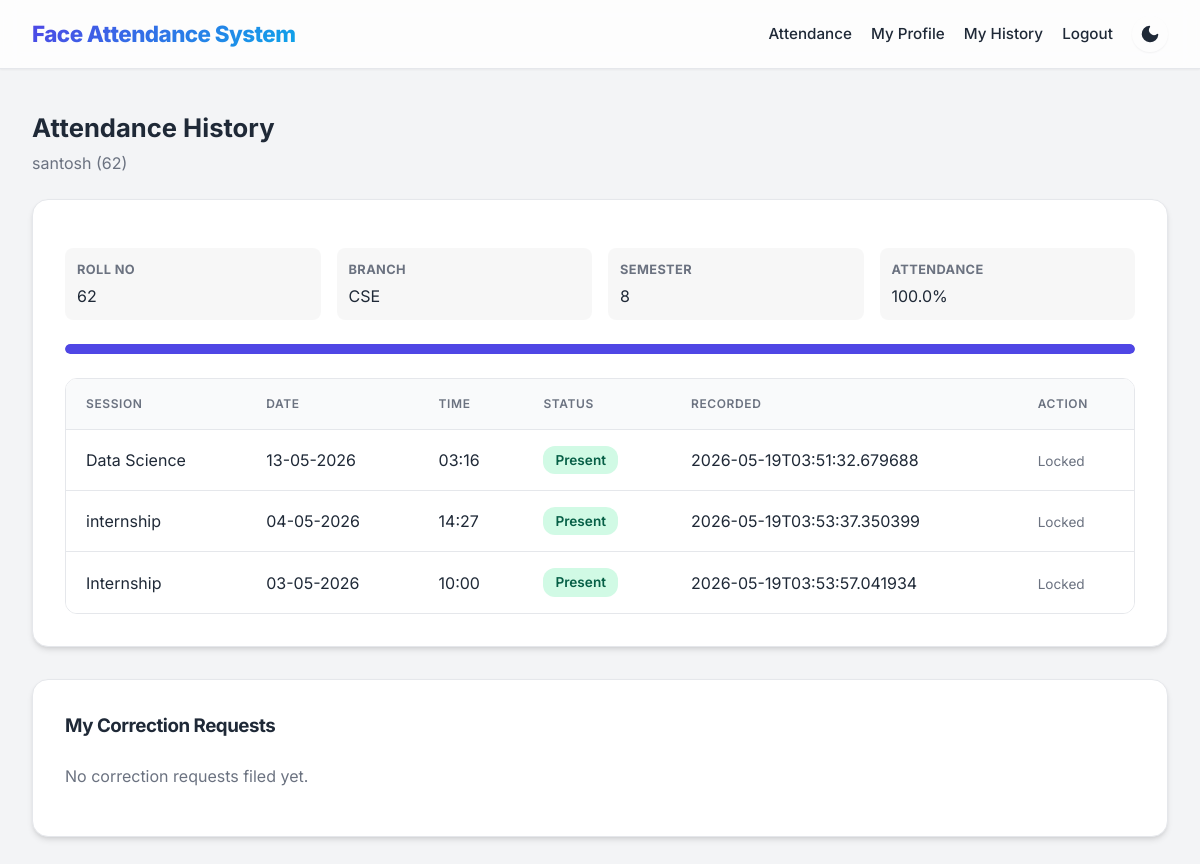
/student/history (signed in), run on the app's committed database.
### tables this page shows
CREATE TABLE students(
        id INTEGER PRIMARY KEY,
        name TEXT,
        roll_no TEXT,
        branch TEXT,
        semester TEXT,
        photo_count INTEGER DEFAULT 0
    , password TEXT, attendance_security_failures INTEGER DEFAULT '0', attendance_locked_until TEXT);

CREATE TABLE attendance(
        id INTEGER PRIMARY KEY,
        student_id INTEGER,
        session_id INTEGER,
        status TEXT,
        timestamp TEXT,
        note TEXT,
        FOREIGN KEY(student_id) REFERENCES students(id),
        FOREIGN KEY(session_id) REFERENCES sessions(id)
    );

### app.py (the view)
@app.route('/student/history')
def student_history():
    student_id = session.get('student_id')
    if not student_id:
        return redirect(url_for('student_login'))
    student = query_db('SELECT * FROM students WHERE id=?', (student_id,), one=True)
    if not student:
        flash('Student record not found', 'error')
        return redirect(url_for('home'))
    attendance = query_db('''
        SELECT ses.id as session_id, ses.title, ses.date, ses.time, ses.end_date,
               a.status, a.timestamp
        FROM sessions ses
        LEFT JOIN attendance a ON a.session_id = ses.id AND a.student_id = ?
        ORDER BY ses.id DESC
    ''', (student_id,))
    total = len(attendance)
    counted_present = len([r for r in attendance if r['status'] and _attendance_counts_as_present(r['status'])])
    percentage = round((counted_present / total * 100) if total > 0 else 0, 1)
    pending_session_ids = {
        r['session_id'] for r in
        query_db("SELECT session_id FROM attendance_correction_requests WHERE student_id=? AND status='pending'", (student_id,))
    }
    locked_session_ids = {r['session_id'] for r in attendance if _is_session_edit_locked(r)}
    correction_requests = query_db('''
        SELECT cr.*, ses.title as session_title, ses.date as session_date
        FROM attendance_correction_requests cr
        LEFT JOIN sessions ses ON cr.session_id = ses.id
        WHERE cr.student_id=?
        ORDER BY cr.created_at DESC
    ''', (student_id,))
    return render_template('student_history.html', student=student, attendance=attendance, percentage=percentage,
                            pending_session_ids=pending_session_ids, locked_session_ids=locked_session_ids,
                            correction_requests=correction_requests, low_attendance_threshold=cfg.LOW_ATTENDANCE_THRESHOLD_PERCENT)

### app.py (called while the page is built)
@app.before_request
def _assign_request_id():
    inbound = request.headers.get(_REQUEST_ID_HEADER)
    if inbound and 0 < len(inbound) <= _MAX_INBOUND_REQUEST_ID_LEN:
        g.request_id = inbound
    else:
        g.request_id = uuid.uuid4().hex
    g.request_start_time = time.monotonic()

def get_db_connection():
    conn = sqlite3.connect(DATABASE_PATH)
    conn.row_factory = sqlite3.Row
    return conn

def query_db(query, args=(), one=False):
    conn = get_db_connection()
    cursor = conn.execute(query, args)
    rows = cursor.fetchall()
    conn.close()
    return rows[0] if one and rows else rows

def _record_request_metric(endpoint, method, status_code, duration_ms):
    status_class = f'{status_code // 100}xx'
    with _METRICS_LOCK:
        _metrics_http_requests_total[(endpoint or 'unknown', method, status_class)] += 1
        if duration_ms is not None:
            _metrics_http_request_duration_sum[endpoint or 'unknown'] += duration_ms / 1000.0
            _metrics_http_request_duration_count[endpoint or 'unknown'] += 1

def _attendance_counts_as_present(status):
    return status == 'Present' or (status == 'Late' and cfg.LATE_COUNTS_AS_PRESENT)

def _is_session_edit_locked(session_row):
    if not cfg.ATTENDANCE_EDIT_LOCK_ENABLED:
        return False
    reference_date = _parse_session_date(session_row['end_date'] or session_row['date'])
    if reference_date is None:
        return False
    return (datetime.now().date() - reference_date).days > cfg.ATTENDANCE_EDIT_LOCK_DAYS

def _parse_session_date(date_str):
    try:
        return datetime.strptime(date_str, '%d-%m-%Y').date()
    except (ValueError, TypeError):
        return None

### logging_config.py (called while the page is built)
    def filter(self, record):
        request_id = None
        if has_request_context():
            request_id = getattr(g, 'request_id', None)
        record.request_id = request_id
        return True

### templates/student_history.html (shortened to what this page needs)
{% extends 'base.html' %}
{% block content %}
<div class="page-header">
    <h1>Attendance History</h1>
    <p>{{ student.name }} ({{ student.roll_no }})</p>
</div>
<div class="card wide-card">
    <div class="profile-details">
        <div><strong>Roll No</strong>{{ student.roll_no }}</div>
        <div><strong>Branch</strong>{{ student.branch }}</div>
        <div><strong>Semester</strong>{{ student.semester }}</div>
        <div><strong>Attendance</strong>{{ percentage }}%</div>
    </div>
    <div class="meter" title="{{ percentage }}%">
        <div class="meter-fill {% if percentage < 50 %}danger{% elif percentage < 75 %}warning{% endif %}" style="width: {{ percentage }}%;"></div>
    </div>
    <div class="table-container" style="overflow-x: auto; margin-top: 1.5rem;">
    <table>
        <thead><tr><th>Session</th><th>Date</th><th>Time</th><th>Status</th><th>Recorded</th><th>Action</th></tr></thead>
        <tbody>
            {% for row in attendance %}
            <tr>
                <td>{{ row.title }}</td>
                <td>{{ row.date }}</td>
                <td>{{ row.time }}</td>
                <td>
                    <span class="status-badge {{ 'status-present' if row.status == 'Present' else ('status-late' if row.status == 'Late' else 'status-absent') }}">
                        {{ row.status if row.status else 'Absent' }}
                    </span>
                </td>
                <td>{{ row.timestamp if row.timestamp else '-' }}</td>
                <td>
                    {% if row.session_id in locked_session_ids %}
                    <span style="color: var(--muted); font-size: 0.85rem;">Locked</span>
                    {% elif row.session_id in pending_session_ids %}
                    <span style="color: var(--muted); font-size: 0.85rem;">Request pending</span>
                    {% endif %}
                </td>
            </tr>
            {% else %}
            <tr><td colspan="6" style="text-align: center; color: var(--muted);">No sessions yet.</td></tr>
            {% endfor %}
        </tbody>
    </table>
    </div>
</div>
<div class="card wide-card">
    <h3>My Correction Requests</h3>
    {% if correction_requests %}
    <div class="table-container" style="overflow-x: auto;">
    <table>
        <thead><tr><th>Session</th><th>Requested</th><th>Reason</th><th>Status</th><th>Admin Note</th></tr></thead>
        <tbody>
            {% for r in correction_requests %}
            <tr>
                <td>{{ r.session_title }} ({{ r.session_date }})</td>
                <td>{{ r.requested_status }}</td>
                <td>{{ r.reason }}</td>
                <td>{{ r.status }}</td>
                <td>{{ r.admin_note or '' }}</td>
            </tr>
            {% endfor %}
        </tbody>
    </table>
    </div>
    {% else %}
    <p style="color: var(--muted);">No correction requests filed yet.</p>
    {% endif %}
</div>
{% endblock %}

### static/styles.css (style rules this page uses)
:root { --bg: #f3f4f6; --card: #ffffff; --text: #1f2937; --muted: #6b7280; --primary: #4f46e5; --primary-hover: #4338ca; --accent: #0ea5e9; --accent-hover: #0284c7; --danger: #ef4444; --danger-hover: #dc2626; --border: #e5e7eb; --shadow-sm: 0 1px 2px 0 rgb(0 0 0 / 0.05); --shadow-md: 0 4px 6px -1px rgb(0 0 0 / 0.1), 0 2px 4px -2px rgb(0 0 0 / 0.1); --shadow-lg: 0 10px 15px -3px rgb(0 0 0 / 0.1), 0 4px 6px -4px rgb(0 0 0 / 0.1); --nav-bg: rgba(255, 255, 255, 0.8); --input-bg: #f9fafb; }
* { box-sizing: border-box; }
body { margin: 0; font-family: 'Inter', -apple-system, BlinkMacSystemFont, "Segoe UI", Roboto, Helvetica, Arial, sans-serif; background: var(--bg); color: var(--text); line-height: 1.5; transition: background-color 0.3s ease, color 0.3s ease; }
.card { background: var(--card); border: 1px solid var(--border); border-radius: 16px; padding: 2rem; margin-bottom: 2rem; box-shadow: var(--shadow-md); transition: transform 0.2s ease, box-shadow 0.2s ease; }
.wide-card { width: 100%; }
.card h2, .card h3 { margin-top: 0; margin-bottom: 1.5rem; color: var(--text); font-weight: 700; letter-spacing: -0.025em; }
::placeholder { color: var(--muted); opacity: 0.8; }
.table-container { overflow-x: auto; border-radius: 12px; border: 1px solid var(--border); }
table { width: 100%; border-collapse: collapse; background: var(--card); }
table th, table td { padding: 1rem 1.25rem; border-bottom: 1px solid var(--border); text-align: left; }
table th { background: var(--input-bg); font-weight: 600; color: var(--muted); text-transform: uppercase; font-size: 0.75rem; letter-spacing: 0.05em; }
table tr:last-child td { border-bottom: none; }
.status-badge { display: inline-flex; align-items: center; padding: 0.25rem 0.75rem; border-radius: 9999px; font-size: 0.875rem; font-weight: 600; white-space: nowrap; }
.status-badge { padding: 0.25rem 0.75rem; border-radius: 12px; font-size: 0.85rem; font-weight: 600; }
.status-present { background: #d1fae5; color: #065f46; }
.meter { width: 100%; height: 10px; border-radius: 6px; background: var(--border, #e5e7eb); overflow: hidden; margin: 0.5rem 0; }
.meter-fill { height: 100%; border-radius: 6px; background: var(--primary); transition: width 0.3s ease; }
.page-header { margin-bottom: 1.5rem; }
.page-header h1 { margin: 0 0 0.25rem 0; font-size: 1.6rem; }
.page-header p { margin: 0; color: var(--muted); }
.profile-details { display: grid; grid-template-columns: repeat(auto-fit, minmax(160px, 1fr)); gap: 1rem; margin: 1rem 0 1.5rem 0; }
.profile-details div { padding: 0.75rem; background: var(--card-alt, rgba(0,0,0,0.03)); border-radius: 8px; }
.profile-details strong { display: block; font-size: 0.8rem; color: var(--muted); text-transform: uppercase; letter-spacing: 0.03em; margin-bottom: 0.25rem; }

### data on the page
students: name "santosh", roll_no "62", branch "CSE", semester "8"
attendance: title "Data Science", date "13-05-2026", time "03:16", status "Present", timestamp "2026-05-19T03:51:32.679688"
attendance: title "internship", date "04-05-2026", time "14:27", status "Present", timestamp "2026-05-19T03:53:37.350399"
attendance: title "Internship", date "03-05-2026", time "10:00", status "Present", timestamp "2026-05-19T03:53:57.041934"

### other printed values
{{ percentage }} "100.0"
